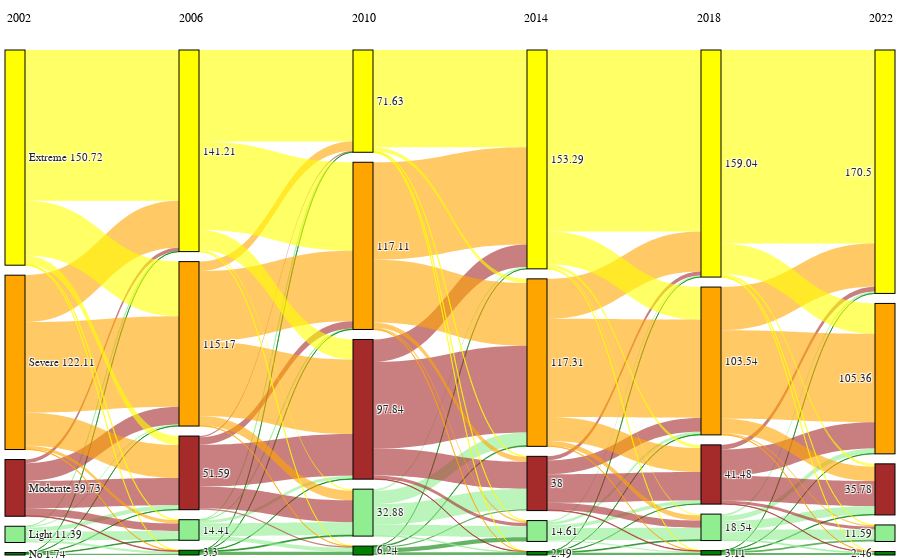

Source (notebook cell):
### Markdown cell above
# Sankey plot
In Python. Displays transition flows between the 5 categories during each 4 years time interval between 2002 and 2022.
- **Input**: Transition level data obtained from the intensity analysis (TIA_1).
- **Output**: Sankey plot.

### Code cell
import plotly.graph_objects as go
import plotly
import csv
import pandas as pd
import plotly.io as pio
# pio.kaleido.scope.mathjax = None

data= pd.read_csv("TIA_.csv",sep="\t")
data_label= pd.read_csv("cross_tab.csv",sep="\t")

opacity = 0.6
node_label = data_label.labels
node_color = ["rgba(255, 255, 0, 1.0)","rgba(255, 165, 0, 1.0)","rgba(165,42,42, 1.0)","rgba(144, 238, 144, 1.0)","rgba(0, 128, 0, 1.0)"]*6
link_color = [node_color[src].replace("1.0", str(opacity))  for src in data.source]

fig = go.Figure(data=[go.Sankey(
    arrangement='snap',
    node = dict(
      pad = 10,
      thickness = 20,
      line = dict(color = "black", width = 1),
      label = node_label,
      color = node_color
    ),
    link = dict(
      source = data.source, 
      target = data.target,
      value = data.transition_km2,
      label = data.transition_km2,
      color = link_color,
  ))])

for x_coordinate, column_name in enumerate(["2002","2006","2010","2014",'2018','2022']):
    fig.add_annotation(
          x=x_coordinate,
          y=1.08,#y value above 1 means above all nodes
          xref="x",
          yref="paper",
          text=column_name,
          showarrow=False,
          font=dict(
              family="Tahoma",
              size=12,
              color="black"
              ),
          align="left",
          )

fig.update_layout(font_family="Serif", font_size=11,
                  margin_l=5, margin_t=50, margin_b=5, margin_r=5)
fig.update_layout(template='simple_white')
fig.update_layout(showlegend=False)
fig.update_xaxes(visible=False)
fig.update_yaxes(visible=False)
fig.show()

pio.write_image(fig, "sankey.pdf", width=600, height=300)

### Figure 1 — Plotly figure (JSON) as saved in the notebook; plotly's stock layout.template omitted (floating-point values rounded to 4 significant figures)
{"data": [{"arrangement": "snap", "link": {"color": ["rgba(255, 255, 0, 0.6)", "rgba(255, 165, 0, 0.6)", "rgba(165,42,42, 0.6)", "rgba(144, 238, 144, 0.6)", "rgba(0, 128, 0, 0.6)", "rgba(255, 255, 0, 0.6)", "rgba(255, 165, 0, 0.6)", "rgba(165,42,42, 0.6)", "rgba(144, 238, 144, 0.6)", "rgba(0, 128, 0, 0.6)", "rgba(255, 255, 0, 0.6)", "rgba(255, 165, 0, 0.6)", "rgba(165,42,42, 0.6)", "rgba(144, 238, 144, 0.6)", "rgba(0, 128, 0, 0.6)", "rgba(255, 255, 0, 0.6)", "rgba(255, 165, 0, 0.6)", "rgba(165,42,42, 0.6)", "rgba(144, 238, 144, 0.6)", "rgba(0, 128, 0, 0.6)", "rgba(255, 255, 0, 0.6)", "rgba(255, 165, 0, 0.6)", "rgba(165,42,42, 0.6)", "rgba(144, 238, 144, 0.6)", "rgba(0, 128, 0, 0.6)", "rgba(255, 255, 0, 0.6)", "rgba(255, 165, 0, 0.6)", "rgba(165,42,42, 0.6)", "rgba(144, 238, 144, 0.6)", "rgba(0, 128, 0, 0.6)", "rgba(255, 255, 0, 0.6)", "rgba(255, 165, 0, 0.6)", "rgba(165,42,42, 0.6)", "rgba(144, 238, 144, 0.6)", "rgba(0, 128, 0, 0.6)", "rgba(255, 255, 0, 0.6)", "rgba(255, 165, 0, 0.6)", "rgba(165,42,42, 0.6)", "rgba(144, 238, 144, 0.6)", "rgba(0, 128, 0, 0.6)", "rgba(255, 255, 0, 0.6)", "rgba(255, 165, 0, 0.6)", "rgba(165,42,42, 0.6)", "rgba(144, 238, 144, 0.6)", "rgba(0, 128, 0, 0.6)", "rgba(255, 255, 0, 0.6)", "rgba(255, 165, 0, 0.6)", "rgba(165,42,42, 0.6)", "rgba(144, 238, 144, 0.6)", "rgba(0, 128, 0, 0.6)", "rgba(255, 255, 0, 0.6)", "rgba(255, 165, 0, 0.6)", "rgba(165,42,42, 0.6)", "rgba(144, 238, 144, 0.6)", "rgba(0, 128, 0, 0.6)", "rgba(255, 255, 0, 0.6)", "rgba(255, 165, 0, 0.6)", "rgba(165,42,42, 0.6)", "rgba(144, 238, 144, 0.6)", "rgba(0, 128, 0, 0.6)", "rgba(255, 255, 0, 0.6)", "rgba(255, 165, 0, 0.6)", "rgba(165,42,42, 0.6)", "rgba(144, 238, 144, 0.6)", "rgba(0, 128, 0, 0.6)", "rgba(255, 255, 0, 0.6)", "rgba(255, 165, 0, 0.6)", "rgba(165,42,42, 0.6)", "rgba(144, 238, 144, 0.6)", "rgba(0, 128, 0, 0.6)", "rgba(255, 255, 0, 0.6)", "rgba(255, 165, 0, 0.6)", "rgba(165,42,42, 0.6)", "rgba(144, 238, 144, 0.6)", "rgba(0, 128, 0, 0.6)", "rgba(255, 255, 0, 0.6)", "rgba(255, 165, 0, 0.6)", "rgba(165,42,42, 0.6)", "rgba(144, 238, 144, 0.6)", "rgba(0, 128, 0, 0.6)", "rgba(255, 255, 0, 0.6)", "rgba(255, 165, 0, 0.6)", "rgba(165,42,42, 0.6)", "rgba(144, 238, 144, 0.6)", "rgba(0, 128, 0, 0.6)", "rgba(255, 255, 0, 0.6)", "rgba(255, 165, 0, 0.6)", "rgba(165,42,42, 0.6)", "rgba(144, 238, 144, 0.6)", "rgba(0, 128, 0, 0.6)", "rgba(255, 255, 0, 0.6)", "rgba(255, 165, 0, 0.6)", "rgba(165,42,42, 0.6)", "rgba(144, 238, 144, 0.6)", "rgba(0, 128, 0, 0.6)", "rgba(255, 255, 0, 0.6)", "rgba(255, 165, 0, 0.6)", "rgba(165,42,42, 0.6)", "rgba(144, 238, 144, 0.6)", "rgba(0, 128, 0, 0.6)", "rgba(255, 255, 0, 0.6)", "rgba(255, 165, 0, 0.6)", "rgba(165,42,42, 0.6)", "rgba(144, 238, 144, 0.6)", "rgba(0, 128, 0, 0.6)", "rgba(255, 255, 0, 0.6)", "rgba(255, 165, 0, 0.6)", "rgba(165,42,42, 0.6)", "rgba(144, 238, 144, 0.6)", "rgba(0, 128, 0, 0.6)", "rgba(255, 255, 0, 0.6)", "rgba(255, 165, 0, 0.6)", "rgba(165,42,42, 0.6)", "rgba(144, 238, 144, 0.6)", "rgba(0, 128, 0, 0.6)", "rgba(255, 255, 0, 0.6)", "rgba(255, 165, 0, 0.6)", "rgba(165,42,42, 0.6)", "rgba(144, 238, 144, 0.6)", "rgba(0, 128, 0, 0.6)", "rgba(255, 255, 0, 0.6)", "rgba(255, 165, 0, 0.6)", "rgba(165,42,42, 0.6)", "rgba(144, 238, 144, 0.6)", "rgba(0, 128, 0, 0.6)"], "label": [105700.0, 32880.0, 2556.0, 78.47, 33.93, 38280.0, 63410.0, 12480.0, 842.9, 159.0, 6209.0, 23200.0, 19140.0, 2823.0, 215.7, 465.1, 2277.0, 5112.0, 6139.0, 421.2, 99.56, 349.0, 441.8, 1507.0, 906.7, 64110.0, 6637.0, 819.8, 31.55, 33.7, 62020.0, 49260.0, 5334.0, 386.4, 113.1, 14020.0, 52190.0, 29280.0, 2091.0, 258.2, 1045.0, 6789.0, 15340.0, 9023.0, 677.9, 27.4, 295.6, 814.4, 2883.0, 2221.0, 68030.0, 68240.0, 15740.0, 1234.0, 40.02, 2946.0, 43980.0, 60710.0, 9195.0, 479.1, 401.7, 3451.0, 18800.0, 14350.0, 995.5, 235.9, 1362.0, 2346.0, 7793.0, 2877.0, 12.24, 83.0, 242.2, 299.5, 1849.0, 127200.0, 28000.0, 2802.0, 1018.0, 55.77, 22860.0, 68830.0, 9714.0, 1934.0, 202.3, 2237.0, 16710.0, 20020.0, 2374.0, 136.8, 1009.0, 3554.0, 5075.0, 8371.0, 528.9, 20.41, 219.0, 390.0, 917.6, 1562.0, 135600.0, 30310.0, 3263.0, 1333.0, 10.35, 21300.0, 61990.0, 18310.0, 3585.0, 173.8, 1956.0, 10050.0, 17590.0, 5788.0, 392.7, 151.5, 982.9, 2058.0, 7246.0, 1155.0, 36.69, 201.1, 258.4, 584.8, 1377.0], "source": [0, 1, 2, 3, 4, 0, 1, 2, 3, 4, 0, 1, 2, 3, 4, 0, 1, 2, 3, 4, 0, 1, 2, 3, 4, 5, 6, 7, 8, 9, 5, 6, 7, 8, 9, 5, 6, 7, 8, 9, 5, 6, 7, 8, 9, 5, 6, 7, 8, 9, 10, 11, 12, 13, 14, 10, 11, 12, 13, 14, 10, 11, 12, 13, 14, 10, 11, 12, 13, 14, 10, 11, 12, 13, 14, 15, 16, 17, 18, 19, 15, 16, 17, 18, 19, 15, 16, 17, 18, 19, 15, 16, 17, 18, 19, 15, 16, 17, 18, 19, 20, 21, 22, 23, 24, 20, 21, 22, 23, 24, 20, 21, 22, 23, 24, 20, 21, 22, 23, 24, 20, 21, 22, 23, 24], "target": [5, 5, 5, 5, 5, 6, 6, 6, 6, 6, 7, 7, 7, 7, 7, 8, 8, 8, 8, 8, 9, 9, 9, 9, 9, 10, 10, 10, 10, 10, 11, 11, 11, 11, 11, 12, 12, 12, 12, 12, 13, 13, 13, 13, 13, 14, 14, 14, 14, 14, 15, 15, 15, 15, 15, 16, 16, 16, 16, 16, 17, 17, 17, 17, 17, 18, 18, 18, 18, 18, 19, 19, 19, 19, 19, 20, 20, 20, 20, 20, 21, 21, 21, 21, 21, 22, 22, 22, 22, 22, 23, 23, 23, 23, 23, 24, 24, 24, 24, 24, 25, 25, 25, 25, 25, 26, 26, 26, 26, 26, 27, 27, 27, 27, 27, 28, 28, 28, 28, 28, 29, 29, 29, 29, 29], "value": [105700.0, 32880.0, 2556.0, 78.47, 33.93, 38280.0, 63410.0, 12480.0, 842.9, 159.0, 6209.0, 23200.0, 19140.0, 2823.0, 215.7, 465.1, 2277.0, 5112.0, 6139.0, 421.2, 99.56, 349.0, 441.8, 1507.0, 906.7, 64110.0, 6637.0, 819.8, 31.55, 33.7, 62020.0, 49260.0, 5334.0, 386.4, 113.1, 14020.0, 52190.0, 29280.0, 2091.0, 258.2, 1045.0, 6789.0, 15340.0, 9023.0, 677.9, 27.4, 295.6, 814.4, 2883.0, 2221.0, 68030.0, 68240.0, 15740.0, 1234.0, 40.02, 2946.0, 43980.0, 60710.0, 9195.0, 479.1, 401.7, 3451.0, 18800.0, 14350.0, 995.5, 235.9, 1362.0, 2346.0, 7793.0, 2877.0, 12.24, 83.0, 242.2, 299.5, 1849.0, 127200.0, 28000.0, 2802.0, 1018.0, 55.77, 22860.0, 68830.0, 9714.0, 1934.0, 202.3, 2237.0, 16710.0, 20020.0, 2374.0, 136.8, 1009.0, 3554.0, 5075.0, 8371.0, 528.9, 20.41, 219.0, 390.0, 917.6, 1562.0, 135600.0, 30310.0, 3263.0, 1333.0, 10.35, 21300.0, 61990.0, 18310.0, 3585.0, 173.8, 1956.0, 10050.0, 17590.0, 5788.0, 392.7, 151.5, 982.9, 2058.0, 7246.0, 1155.0, 36.69, 201.1, 258.4, 584.8, 1377.0]}, "node": {"color": ["rgba(255, 255, 0, 1.0)", "rgba(255, 165, 0, 1.0)", "rgba(165,42,42, 1.0)", "rgba(144, 238, 144, 1.0)", "rgba(0, 128, 0, 1.0)", "rgba(255, 255, 0, 1.0)", "rgba(255, 165, 0, 1.0)", "rgba(165,42,42, 1.0)", "rgba(144, 238, 144, 1.0)", "rgba(0, 128, 0, 1.0)", "rgba(255, 255, 0, 1.0)", "rgba(255, 165, 0, 1.0)", "rgba(165,42,42, 1.0)", "rgba(144, 238, 144, 1.0)", "rgba(0, 128, 0, 1.0)", "rgba(255, 255, 0, 1.0)", "rgba(255, 165, 0, 1.0)", "rgba(165,42,42, 1.0)", "rgba(144, 238, 144, 1.0)", "rgba(0, 128, 0, 1.0)", "rgba(255, 255, 0, 1.0)", "rgba(255, 165, 0, 1.0)", "rgba(165,42,42, 1.0)", "rgba(144, 238, 144, 1.0)", "rgba(0, 128, 0, 1.0)", "rgba(255, 255, 0, 1.0)", "rgba(255, 165, 0, 1.0)", "rgba(165,42,42, 1.0)", "rgba(144, 238, 144, 1.0)", "rgba(0, 128, 0, 1.0)"], "label": ["Extreme 150.72", "Severe 122.11", "Moderate 39.73", "Light 11.39", "No 1.74", "141.21", "115.17", "51.59", "14.41", "3.3", "71.63", "117.11", "97.84", "32.88", "6.24", "153.29", "117.31", "38", "14.61", "2.49", "159.04", "103.54", "41.48", "18.54", "3.11", "170.5", "105.36", "35.78", "11.59", "2.46"], "line": {"color": "black", "width": 1}, "pad": 10, "thickness": 20}, "type": "sankey"}], "layout": {"annotations": [{"align": "left", "font": {"color": "black", "family": "Tahoma", "size": 12}, "showarrow": false, "text": "2002", "x": 0, "xref": "x", "y": 1.08, "yref": "paper"}, {"align": "left", "font": {"color": "black", "family": "Tahoma", "size": 12}, "showarrow": false, "text": "2006", "x": 1, "xref": "x", "y": 1.08, "yref": "paper"}, {"align": "left", "font": {"color": "black", "family": "Tahoma", "size": 12}, "showarrow": false, "text": "2010", "x": 2, "xref": "x", "y": 1.08, "yref": "paper"}, {"align": "left", "font": {"color": "black", "family": "Tahoma", "size": 12}, "showarrow": false, "text": "2014", "x": 3, "xref": "x", "y": 1.08, "yref": "paper"}, {"align": "left", "font": {"color": "black", "family": "Tahoma", "size": 12}, "showarrow": false, "text": "2018", "x": 4, "xref": "x", "y": 1.08, "yref": "paper"}, {"align": "left", "font": {"color": "black", "family": "Tahoma", "size": 12}, "showarrow": false, "text": "2022", "x": 5, "xref": "x", "y": 1.08, "yref": "paper"}], "autosize": true, "font": {"family": "Serif", "size": 11}, "margin": {"b": 5, "l": 5, "r": 5, "t": 50}, "showlegend": false, "xaxis": {"autorange": true, "range": [-0.1272, 5.127], "visible": false}, "yaxis": {"autorange": true, "range": [-1, 4], "visible": false}}}
